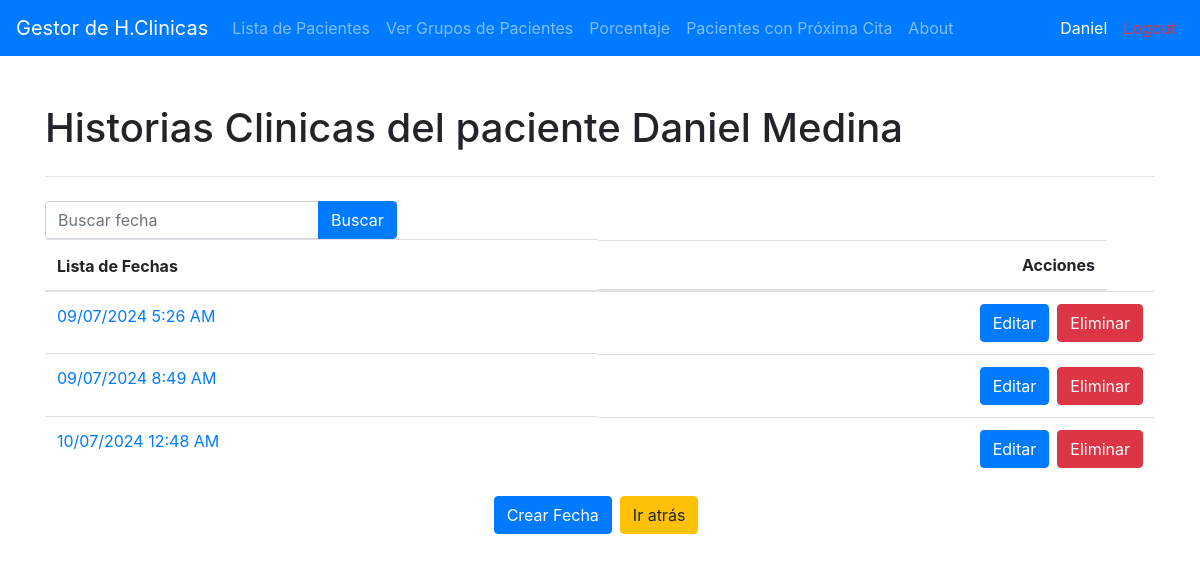
Before: /pacientes/01111972163/fechas/ (signed in) with the older database file.
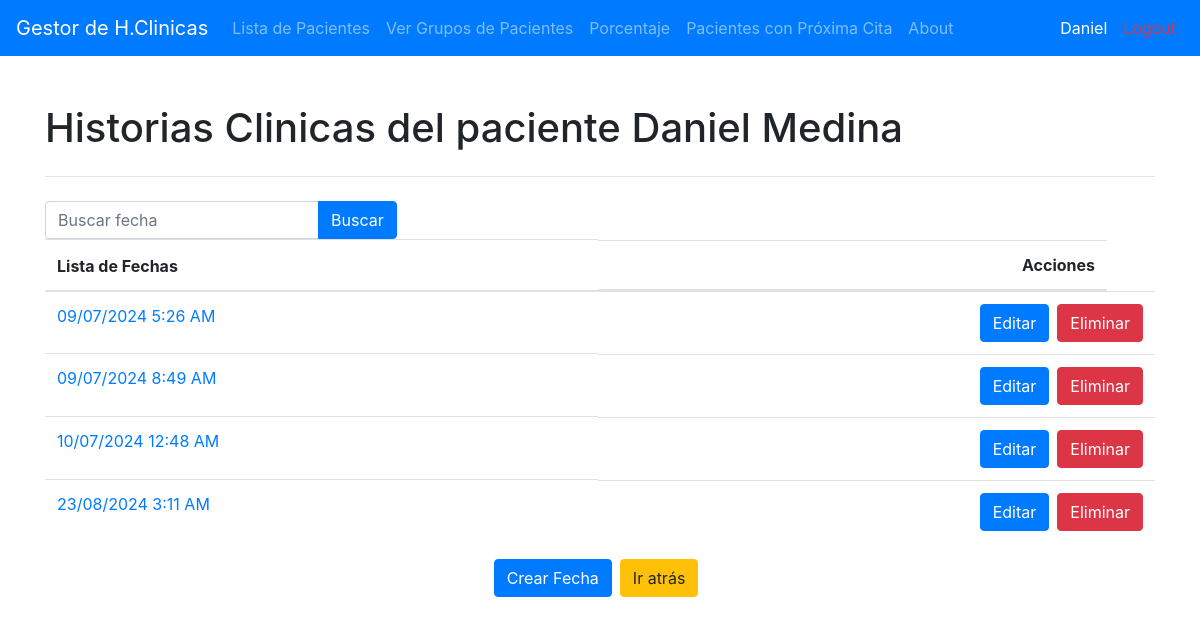
After: the same page with the newer database file.
### Historia/models.py (models this page shows, shortened)
class Fecha(models.Model):
    id = models.IntegerField(primary_key=True)
    fecha_inicial = models.DateTimeField()
    paciente = models.ForeignKey(Paciente, on_delete=models.CASCADE, related_name='fechas')

### Historia/views/fechas.py (the view)
# urls.py: path('pacientes/<str:pk>/fechas/', fechas.ver_fechas_paciente, name='ver_fechas_paciente'),
@login_required(login_url="/")
def ver_fechas_paciente(request, pk):
    paciente = get_object_or_404(Paciente, pk=pk)
    search_query = request.GET.get('search', '')
    if search_query:
        try:
            search_date = datetime.strptime(search_query, '%d/%m/%Y')
            fechas = Fecha.objects.filter(paciente=paciente, fecha_inicial__date=search_date.date(), fecha_inicial__time=search_date.time())
        except ValueError:
            fechas = Fecha.objects.filter(paciente=paciente, fecha_inicial__icontains=search_query)
    else:
        fechas = Fecha.objects.filter(paciente=paciente)
    context = {
        'paciente': paciente,
        'fechas': fechas,
        'search_query': search_query
    }
    return render(request, 'fechas/fechas_paciente.html', context)

### Historia/templates/fechas/fechas_paciente.html
{% extends 'base.html' %}
{% block content %}
<h1>Historias Clinicas del paciente {{ paciente.nombre }} {{ paciente.apellidos }}</h1>
<hr class="my-4" />
<div>
	<form action="{% url 'ver_fechas_paciente' paciente.pk %}" method="get" class="form-inline">
		<div class="input-group">
			<input type="text" class="form-control" name="search" placeholder="Buscar fecha" value="{{ search_query }}">
			<div class="input-group-append">
				<button class="btn btn-primary" type="submit">Buscar</button>
			</div>
		</div>
	</form>
</div>
<table class="table">
    <thead>
        <tr>
            <th>Lista de Fechas</th>
            {% if perms.Historia.change_fecha %}
            <th class="d-flex justify-content-end mr-5">Acciones</th>
            {% endif %}
        </tr>
    </thead>
    <tbody>
        {% for fecha in fechas %}
        <tr>
            <td>
                <a href="{% url 'ver_egeneral' paciente.pk fecha.pk %}">{{ fecha.fecha_inicial|date:"d/m/Y  g:i A" }}</a>
            </td>
            {% if perms.Historia.change_fecha %}
            <td class="d-flex justify-content-end">
                <a class="btn btn-primary mr-2" href="{% url 'editar_fecha_paciente' paciente.pk fecha.pk %}">Editar</a>
                <a class="btn btn-danger" href="{% url 'eliminar_fecha_paciente' paciente.pk fecha.pk %}">Eliminar</a>
            </td>
            {% endif %}
        </tr>
        {% endfor %}
    </tbody>
</table>
<div class="d-flex justify-content-center">
    {% if perms.Historia.change_fecha %}
	<a class="btn btn-primary mr-2" href="{% url 'crear_fecha_paciente' paciente.pk %}"
	>Crear Fecha</a
	>
    {% endif %}
	<a class="btn btn-warning mr-2" href="{% url 'lista_pacientes' %}" class="back-button">Ir atrás</a>
	</div>
</div>
{% endblock %}

Changed rows visible on the page:
added Fecha: fecha_inicial "23/08/2024 3:11 AM"
